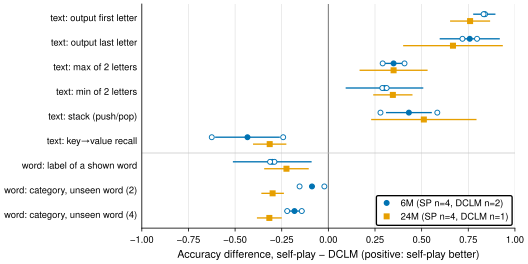

Write Python code to recreate this figure.
"""Fig. 3: per-task accuracy difference (self-play − DCLM) at 17.7B tokens.

Regenerate: python writeup/figs/fig3_tasks.py
"""
import math

import numpy as np
from io_data import FINAL, rows, seeds
from orx_figstyle import BASELINE, PALETTE, TEXT, figure, save, use_style, _t95

# (suite, task, label). Tasks that every model scores 0 on (multi-digit sum,
# 8-letter reverse, cipher, word-order reversal) are left out; see the caption.
TASKS = [("text", "first", "text: output first letter"), ("text", "last", "text: output last letter"),
         ("text", "max", "text: max of 2 letters"), ("text", "min", "text: min of 2 letters"),
         ("text", "stack", "text: stack (push/pop)"), ("text", "assoc", "text: key→value recall"),
         ("word", "lookup-4", "word: label of a shown word"),
         ("word", "classify-2", "word: category, unseen word (2)"),
         ("word", "classify-4", "word: category, unseen word (4)")]
SIZES = [("6M", PALETTE["blue"], "o", -0.14), ("24M", PALETTE["orange"], "s", 0.14)]


def interval(sp, dc):
    """SP mean − DCLM mean, whiskered by the 95% t-interval over the SP seeds.

    With 1–2 DCLM seeds a two-sample (Welch) interval has ~1 degree of freedom
    and spans the whole axis, so DCLM's seed spread is shown directly instead
    (hollow markers, one per DCLM seed).
    """
    sp = np.asarray(sp)
    half = _t95(len(sp) - 1) * sp.std(ddof=1) / math.sqrt(len(sp))
    d = sp.mean() - np.mean(dc)
    return d, d - half, d + half


def main():
    use_style()
    T = rows("tasks.csv")
    fig, ax = figure(width=TEXT, ratio=0.5)
    ax.axvline(0, color=BASELINE, linewidth=0.8, zorder=1)
    for y, (suite, task, _) in enumerate(TASKS):
        for size, color, marker, dy in SIZES:
            sp = list(seeds(T, "sp", size, FINAL, suite=suite, task=task).values())
            dc = list(seeds(T, "dclm", size, FINAL, suite=suite, task=task).values())
            d, lo, hi = interval(sp, dc)
            ax.plot([lo, hi], [y + dy] * 2, color=color, linewidth=1.0, zorder=2)
            ax.plot([d], [y + dy], marker, color=color, zorder=3,
                    label=f"{size} (SP n={len(sp)}, DCLM n={len(dc)})" if y == 0 else None)
            if len(dc) > 1:                       # difference against each DCLM seed
                ax.scatter([np.mean(sp) - v for v in dc], [y + dy] * len(dc), s=14, marker=marker,
                           facecolor="white", edgecolor=color, linewidth=0.7, zorder=4)
    ax.axhline(5.5, color=MUTED_LINE, linewidth=0.5)
    ax.set_yticks(range(len(TASKS)), [lab for *_, lab in TASKS])
    ax.invert_yaxis()
    ax.set_xlim(-1.0, 1.0)
    ax.set_xlabel("Accuracy difference, self-play − DCLM (positive: self-play better)")
    ax.grid(axis="x"); ax.grid(axis="y", visible=False)
    ax.tick_params(axis="y", length=0)
    ax.legend(loc="lower right", frameon=True, framealpha=1.0, edgecolor="black")
    save(fig, "writeup/figs/fig3_tasks")


MUTED_LINE = "#BFBFBF"

if __name__ == "__main__":
    main()
